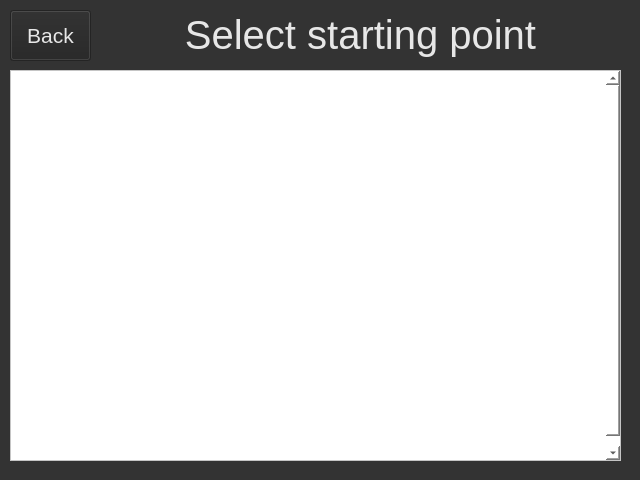
<?xml version="1.0" encoding="UTF-8"?>
<ui version="4.0">
 <class>Archivepicker</class>
 <widget class="QWidget" name="Archivepicker">
  <property name="geometry">
   <rect>
    <x>0</x>
    <y>0</y>
    <width>640</width>
    <height>480</height>
   </rect>
  </property>
  <property name="palette">
   <palette>
    <active>
     <colorrole role="WindowText">
      <brush brushstyle="SolidPattern">
       <color alpha="255">
        <red>255</red>
        <green>255</green>
        <blue>255</blue>
       </color>
      </brush>
     </colorrole>
     <colorrole role="Button">
      <brush brushstyle="SolidPattern">
       <color alpha="255">
        <red>51</red>
        <green>51</green>
        <blue>51</blue>
       </color>
      </brush>
     </colorrole>
     <colorrole role="Light">
      <brush brushstyle="SolidPattern">
       <color alpha="255">
        <red>76</red>
        <green>76</green>
        <blue>76</blue>
       </color>
      </brush>
     </colorrole>
     <colorrole role="Midlight">
      <brush brushstyle="SolidPattern">
       <color alpha="255">
        <red>63</red>
        <green>63</green>
        <blue>63</blue>
       </color>
      </brush>
     </colorrole>
     <colorrole role="Dark">
      <brush brushstyle="SolidPattern">
       <color alpha="255">
        <red>25</red>
        <green>25</green>
        <blue>25</blue>
       </color>
      </brush>
     </colorrole>
     <colorrole role="Mid">
      <brush brushstyle="SolidPattern">
       <color alpha="255">
        <red>34</red>
        <green>34</green>
        <blue>34</blue>
       </color>
      </brush>
     </colorrole>
     <colorrole role="Text">
      <brush brushstyle="SolidPattern">
       <color alpha="255">
        <red>255</red>
        <green>255</green>
        <blue>255</blue>
       </color>
      </brush>
     </colorrole>
     <colorrole role="BrightText">
      <brush brushstyle="SolidPattern">
       <color alpha="255">
        <red>255</red>
        <green>255</green>
        <blue>255</blue>
       </color>
      </brush>
     </colorrole>
     <colorrole role="ButtonText">
      <brush brushstyle="SolidPattern">
       <color alpha="255">
        <red>255</red>
        <green>255</green>
        <blue>255</blue>
       </color>
      </brush>
     </colorrole>
     <colorrole role="Base">
      <brush brushstyle="SolidPattern">
       <color alpha="255">
        <red>0</red>
        <green>0</green>
        <blue>0</blue>
       </color>
      </brush>
     </colorrole>
     <colorrole role="Window">
      <brush brushstyle="SolidPattern">
       <color alpha="255">
        <red>51</red>
        <green>51</green>
        <blue>51</blue>
       </color>
      </brush>
     </colorrole>
     <colorrole role="Shadow">
      <brush brushstyle="SolidPattern">
       <color alpha="255">
        <red>0</red>
        <green>0</green>
        <blue>0</blue>
       </color>
      </brush>
     </colorrole>
     <colorrole role="AlternateBase">
      <brush brushstyle="SolidPattern">
       <color alpha="255">
        <red>25</red>
        <green>25</green>
        <blue>25</blue>
       </color>
      </brush>
     </colorrole>
     <colorrole role="ToolTipBase">
      <brush brushstyle="SolidPattern">
       <color alpha="255">
        <red>255</red>
        <green>255</green>
        <blue>220</blue>
       </color>
      </brush>
     </colorrole>
     <colorrole role="ToolTipText">
      <brush brushstyle="SolidPattern">
       <color alpha="255">
        <red>0</red>
        <green>0</green>
        <blue>0</blue>
       </color>
      </brush>
     </colorrole>
    </active>
    <inactive>
     <colorrole role="WindowText">
      <brush brushstyle="SolidPattern">
       <color alpha="255">
        <red>255</red>
        <green>255</green>
        <blue>255</blue>
       </color>
      </brush>
     </colorrole>
     <colorrole role="Button">
      <brush brushstyle="SolidPattern">
       <color alpha="255">
        <red>51</red>
        <green>51</green>
        <blue>51</blue>
       </color>
      </brush>
     </colorrole>
     <colorrole role="Light">
      <brush brushstyle="SolidPattern">
       <color alpha="255">
        <red>76</red>
        <green>76</green>
        <blue>76</blue>
       </color>
      </brush>
     </colorrole>
     <colorrole role="Midlight">
      <brush brushstyle="SolidPattern">
       <color alpha="255">
        <red>63</red>
        <green>63</green>
        <blue>63</blue>
       </color>
      </brush>
     </colorrole>
     <colorrole role="Dark">
      <brush brushstyle="SolidPattern">
       <color alpha="255">
        <red>25</red>
        <green>25</green>
        <blue>25</blue>
       </color>
      </brush>
     </colorrole>
     <colorrole role="Mid">
      <brush brushstyle="SolidPattern">
       <color alpha="255">
        <red>34</red>
        <green>34</green>
        <blue>34</blue>
       </color>
      </brush>
     </colorrole>
     <colorrole role="Text">
      <brush brushstyle="SolidPattern">
       <color alpha="255">
        <red>255</red>
        <green>255</green>
        <blue>255</blue>
       </color>
      </brush>
     </colorrole>
     <colorrole role="BrightText">
      <brush brushstyle="SolidPattern">
       <color alpha="255">
        <red>255</red>
        <green>255</green>
        <blue>255</blue>
       </color>
      </brush>
     </colorrole>
     <colorrole role="ButtonText">
      <brush brushstyle="SolidPattern">
       <color alpha="255">
        <red>255</red>
        <green>255</green>
        <blue>255</blue>
       </color>
      </brush>
     </colorrole>
     <colorrole role="Base">
      <brush brushstyle="SolidPattern">
       <color alpha="255">
        <red>0</red>
        <green>0</green>
        <blue>0</blue>
       </color>
      </brush>
     </colorrole>
     <colorrole role="Window">
      <brush brushstyle="SolidPattern">
       <color alpha="255">
        <red>51</red>
        <green>51</green>
        <blue>51</blue>
       </color>
      </brush>
     </colorrole>
     <colorrole role="Shadow">
      <brush brushstyle="SolidPattern">
       <color alpha="255">
        <red>0</red>
        <green>0</green>
        <blue>0</blue>
       </color>
      </brush>
     </colorrole>
     <colorrole role="AlternateBase">
      <brush brushstyle="SolidPattern">
       <color alpha="255">
        <red>25</red>
        <green>25</green>
        <blue>25</blue>
       </color>
      </brush>
     </colorrole>
     <colorrole role="ToolTipBase">
      <brush brushstyle="SolidPattern">
       <color alpha="255">
        <red>255</red>
        <green>255</green>
        <blue>220</blue>
       </color>
      </brush>
     </colorrole>
     <colorrole role="ToolTipText">
      <brush brushstyle="SolidPattern">
       <color alpha="255">
        <red>0</red>
        <green>0</green>
        <blue>0</blue>
       </color>
      </brush>
     </colorrole>
    </inactive>
    <disabled>
     <colorrole role="WindowText">
      <brush brushstyle="SolidPattern">
       <color alpha="255">
        <red>25</red>
        <green>25</green>
        <blue>25</blue>
       </color>
      </brush>
     </colorrole>
     <colorrole role="Button">
      <brush brushstyle="SolidPattern">
       <color alpha="255">
        <red>51</red>
        <green>51</green>
        <blue>51</blue>
       </color>
      </brush>
     </colorrole>
     <colorrole role="Light">
      <brush brushstyle="SolidPattern">
       <color alpha="255">
        <red>76</red>
        <green>76</green>
        <blue>76</blue>
       </color>
      </brush>
     </colorrole>
     <colorrole role="Midlight">
      <brush brushstyle="SolidPattern">
       <color alpha="255">
        <red>63</red>
        <green>63</green>
        <blue>63</blue>
       </color>
      </brush>
     </colorrole>
     <colorrole role="Dark">
      <brush brushstyle="SolidPattern">
       <color alpha="255">
        <red>25</red>
        <green>25</green>
        <blue>25</blue>
       </color>
      </brush>
     </colorrole>
     <colorrole role="Mid">
      <brush brushstyle="SolidPattern">
       <color alpha="255">
        <red>34</red>
        <green>34</green>
        <blue>34</blue>
       </color>
      </brush>
     </colorrole>
     <colorrole role="Text">
      <brush brushstyle="SolidPattern">
       <color alpha="255">
        <red>25</red>
        <green>25</green>
        <blue>25</blue>
       </color>
      </brush>
     </colorrole>
     <colorrole role="BrightText">
      <brush brushstyle="SolidPattern">
       <color alpha="255">
        <red>255</red>
        <green>255</green>
        <blue>255</blue>
       </color>
      </brush>
     </colorrole>
     <colorrole role="ButtonText">
      <brush brushstyle="SolidPattern">
       <color alpha="255">
        <red>25</red>
        <green>25</green>
        <blue>25</blue>
       </color>
      </brush>
     </colorrole>
     <colorrole role="Base">
      <brush brushstyle="SolidPattern">
       <color alpha="255">
        <red>51</red>
        <green>51</green>
        <blue>51</blue>
       </color>
      </brush>
     </colorrole>
     <colorrole role="Window">
      <brush brushstyle="SolidPattern">
       <color alpha="255">
        <red>51</red>
        <green>51</green>
        <blue>51</blue>
       </color>
      </brush>
     </colorrole>
     <colorrole role="Shadow">
      <brush brushstyle="SolidPattern">
       <color alpha="255">
        <red>0</red>
        <green>0</green>
        <blue>0</blue>
       </color>
      </brush>
     </colorrole>
     <colorrole role="AlternateBase">
      <brush brushstyle="SolidPattern">
       <color alpha="255">
        <red>51</red>
        <green>51</green>
        <blue>51</blue>
       </color>
      </brush>
     </colorrole>
     <colorrole role="ToolTipBase">
      <brush brushstyle="SolidPattern">
       <color alpha="255">
        <red>255</red>
        <green>255</green>
        <blue>220</blue>
       </color>
      </brush>
     </colorrole>
     <colorrole role="ToolTipText">
      <brush brushstyle="SolidPattern">
       <color alpha="255">
        <red>0</red>
        <green>0</green>
        <blue>0</blue>
       </color>
      </brush>
     </colorrole>
    </disabled>
   </palette>
  </property>
  <property name="windowTitle">
   <string>ArchiveOverview</string>
  </property>
  <widget class="QPushButton" name="BackBtn">
   <property name="geometry">
    <rect>
     <x>10</x>
     <y>10</y>
     <width>81</width>
     <height>51</height>
    </rect>
   </property>
   <property name="palette">
    <palette>
     <active>
      <colorrole role="WindowText">
       <brush brushstyle="SolidPattern">
        <color alpha="255">
         <red>255</red>
         <green>255</green>
         <blue>255</blue>
        </color>
       </brush>
      </colorrole>
      <colorrole role="Button">
       <brush brushstyle="SolidPattern">
        <color alpha="255">
         <red>35</red>
         <green>35</green>
         <blue>35</blue>
        </color>
       </brush>
      </colorrole>
      <colorrole role="Dark">
       <brush brushstyle="SolidPattern">
        <color alpha="255">
         <red>255</red>
         <green>255</green>
         <blue>255</blue>
        </color>
       </brush>
      </colorrole>
      <colorrole role="Text">
       <brush brushstyle="SolidPattern">
        <color alpha="255">
         <red>255</red>
         <green>255</green>
         <blue>255</blue>
        </color>
       </brush>
      </colorrole>
      <colorrole role="ButtonText">
       <brush brushstyle="SolidPattern">
        <color alpha="255">
         <red>231</red>
         <green>231</green>
         <blue>231</blue>
        </color>
       </brush>
      </colorrole>
     </active>
     <inactive>
      <colorrole role="WindowText">
       <brush brushstyle="SolidPattern">
        <color alpha="255">
         <red>255</red>
         <green>255</green>
         <blue>255</blue>
        </color>
       </brush>
      </colorrole>
      <colorrole role="Button">
       <brush brushstyle="SolidPattern">
        <color alpha="255">
         <red>35</red>
         <green>35</green>
         <blue>35</blue>
        </color>
       </brush>
      </colorrole>
      <colorrole role="Dark">
       <brush brushstyle="SolidPattern">
        <color alpha="255">
         <red>255</red>
         <green>255</green>
         <blue>255</blue>
        </color>
       </brush>
      </colorrole>
      <colorrole role="Text">
       <brush brushstyle="SolidPattern">
        <color alpha="255">
         <red>255</red>
         <green>255</green>
         <blue>255</blue>
        </color>
       </brush>
      </colorrole>
      <colorrole role="ButtonText">
       <brush brushstyle="SolidPattern">
        <color alpha="255">
         <red>231</red>
         <green>231</green>
         <blue>231</blue>
        </color>
       </brush>
      </colorrole>
     </inactive>
     <disabled>
      <colorrole role="WindowText">
       <brush brushstyle="SolidPattern">
        <color alpha="255">
         <red>255</red>
         <green>255</green>
         <blue>255</blue>
        </color>
       </brush>
      </colorrole>
      <colorrole role="Button">
       <brush brushstyle="SolidPattern">
        <color alpha="255">
         <red>35</red>
         <green>35</green>
         <blue>35</blue>
        </color>
       </brush>
      </colorrole>
      <colorrole role="Dark">
       <brush brushstyle="SolidPattern">
        <color alpha="255">
         <red>255</red>
         <green>255</green>
         <blue>255</blue>
        </color>
       </brush>
      </colorrole>
      <colorrole role="Text">
       <brush brushstyle="SolidPattern">
        <color alpha="255">
         <red>255</red>
         <green>255</green>
         <blue>255</blue>
        </color>
       </brush>
      </colorrole>
      <colorrole role="ButtonText">
       <brush brushstyle="SolidPattern">
        <color alpha="255">
         <red>255</red>
         <green>255</green>
         <blue>255</blue>
        </color>
       </brush>
      </colorrole>
     </disabled>
    </palette>
   </property>
   <property name="font">
    <font>
     <pointsize>16</pointsize>
    </font>
   </property>
   <property name="text">
    <string>Back</string>
   </property>
  </widget>
  <widget class="QLabel" name="Title">
   <property name="geometry">
    <rect>
     <x>90</x>
     <y>10</y>
     <width>541</width>
     <height>51</height>
    </rect>
   </property>
   <property name="palette">
    <palette>
     <active>
      <colorrole role="WindowText">
       <brush brushstyle="SolidPattern">
        <color alpha="255">
         <red>231</red>
         <green>231</green>
         <blue>231</blue>
        </color>
       </brush>
      </colorrole>
      <colorrole role="Button">
       <brush brushstyle="SolidPattern">
        <color alpha="255">
         <red>247</red>
         <green>245</green>
         <blue>243</blue>
        </color>
       </brush>
      </colorrole>
      <colorrole role="Dark">
       <brush brushstyle="SolidPattern">
        <color alpha="255">
         <red>247</red>
         <green>245</green>
         <blue>243</blue>
        </color>
       </brush>
      </colorrole>
      <colorrole role="Text">
       <brush brushstyle="SolidPattern">
        <color alpha="255">
         <red>231</red>
         <green>231</green>
         <blue>231</blue>
        </color>
       </brush>
      </colorrole>
      <colorrole role="ButtonText">
       <brush brushstyle="SolidPattern">
        <color alpha="255">
         <red>231</red>
         <green>231</green>
         <blue>231</blue>
        </color>
       </brush>
      </colorrole>
     </active>
     <inactive>
      <colorrole role="WindowText">
       <brush brushstyle="SolidPattern">
        <color alpha="255">
         <red>231</red>
         <green>231</green>
         <blue>231</blue>
        </color>
       </brush>
      </colorrole>
      <colorrole role="Button">
       <brush brushstyle="SolidPattern">
        <color alpha="255">
         <red>247</red>
         <green>245</green>
         <blue>243</blue>
        </color>
       </brush>
      </colorrole>
      <colorrole role="Dark">
       <brush brushstyle="SolidPattern">
        <color alpha="255">
         <red>247</red>
         <green>245</green>
         <blue>243</blue>
        </color>
       </brush>
      </colorrole>
      <colorrole role="Text">
       <brush brushstyle="SolidPattern">
        <color alpha="255">
         <red>231</red>
         <green>231</green>
         <blue>231</blue>
        </color>
       </brush>
      </colorrole>
      <colorrole role="ButtonText">
       <brush brushstyle="SolidPattern">
        <color alpha="255">
         <red>231</red>
         <green>231</green>
         <blue>231</blue>
        </color>
       </brush>
      </colorrole>
     </inactive>
     <disabled>
      <colorrole role="WindowText">
       <brush brushstyle="SolidPattern">
        <color alpha="255">
         <red>247</red>
         <green>245</green>
         <blue>243</blue>
        </color>
       </brush>
      </colorrole>
      <colorrole role="Button">
       <brush brushstyle="SolidPattern">
        <color alpha="255">
         <red>247</red>
         <green>245</green>
         <blue>243</blue>
        </color>
       </brush>
      </colorrole>
      <colorrole role="Dark">
       <brush brushstyle="SolidPattern">
        <color alpha="255">
         <red>247</red>
         <green>245</green>
         <blue>243</blue>
        </color>
       </brush>
      </colorrole>
      <colorrole role="Text">
       <brush brushstyle="SolidPattern">
        <color alpha="255">
         <red>247</red>
         <green>245</green>
         <blue>243</blue>
        </color>
       </brush>
      </colorrole>
      <colorrole role="ButtonText">
       <brush brushstyle="SolidPattern">
        <color alpha="255">
         <red>247</red>
         <green>245</green>
         <blue>243</blue>
        </color>
       </brush>
      </colorrole>
     </disabled>
    </palette>
   </property>
   <property name="font">
    <font>
     <pointsize>30</pointsize>
    </font>
   </property>
   <property name="text">
    <string>&lt;html&gt;&lt;head/&gt;&lt;body&gt;&lt;p align=&quot;center&quot;&gt;Select starting point&lt;/p&gt;&lt;/body&gt;&lt;/html&gt;</string>
   </property>
   <property name="textFormat">
    <enum>Qt::RichText</enum>
   </property>
   <property name="alignment">
    <set>Qt::AlignCenter</set>
   </property>
  </widget>
  <widget class="QScrollArea" name="scrollArea">
   <property name="geometry">
    <rect>
     <x>10</x>
     <y>70</y>
     <width>611</width>
     <height>391</height>
    </rect>
   </property>
   <property name="autoFillBackground">
    <bool>false</bool>
   </property>
   <property name="styleSheet">
    <string notr="true">background-color: rgb(255, 255, 255);</string>
   </property>
   <property name="verticalScrollBarPolicy">
    <enum>Qt::ScrollBarAsNeeded</enum>
   </property>
   <property name="horizontalScrollBarPolicy">
    <enum>Qt::ScrollBarAlwaysOff</enum>
   </property>
   <property name="sizeAdjustPolicy">
    <enum>QAbstractScrollArea::AdjustToContents</enum>
   </property>
   <property name="widgetResizable">
    <bool>true</bool>
   </property>
   <widget class="QWidget" name="scrollAreaWidgetContents">
    <property name="geometry">
     <rect>
      <x>0</x>
      <y>0</y>
      <width>595</width>
      <height>400</height>
     </rect>
    </property>
    <property name="sizePolicy">
     <sizepolicy hsizetype="Preferred" vsizetype="Minimum">
      <horstretch>0</horstretch>
      <verstretch>0</verstretch>
     </sizepolicy>
    </property>
    <property name="minimumSize">
     <size>
      <width>0</width>
      <height>400</height>
     </size>
    </property>
    <widget class="QLabel" name="PageDisplay">
     <property name="geometry">
      <rect>
       <x>5</x>
       <y>0</y>
       <width>401</width>
       <height>141</height>
      </rect>
     </property>
     <property name="sizePolicy">
      <sizepolicy hsizetype="Fixed" vsizetype="Minimum">
       <horstretch>0</horstretch>
       <verstretch>0</verstretch>
      </sizepolicy>
     </property>
     <property name="font">
      <font>
       <pointsize>14</pointsize>
      </font>
     </property>
     <property name="styleSheet">
      <string notr="true"/>
     </property>
     <property name="text">
      <string/>
     </property>
     <property name="textFormat">
      <enum>Qt::RichText</enum>
     </property>
     <property name="alignment">
      <set>Qt::AlignLeading|Qt::AlignLeft|Qt::AlignTop</set>
     </property>
     <property name="wordWrap">
      <bool>true</bool>
     </property>
    </widget>
   </widget>
  </widget>
 </widget>
 <resources/>
 <connections/>
</ui>
